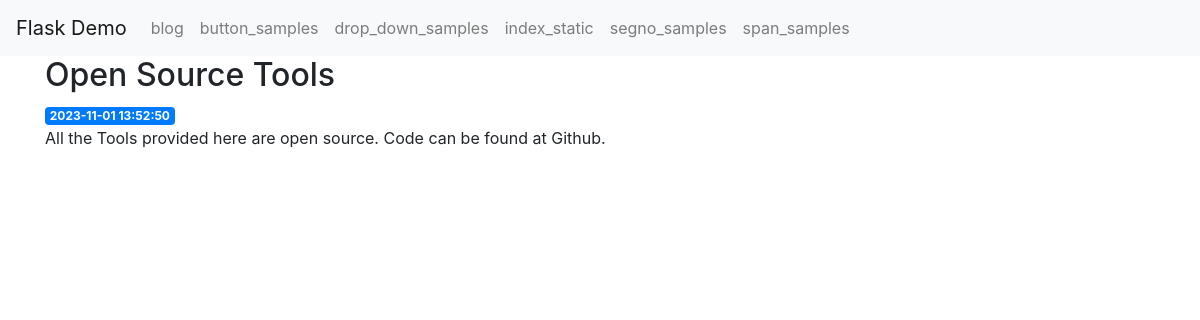
/1, run on an earlier commit of the app's database.
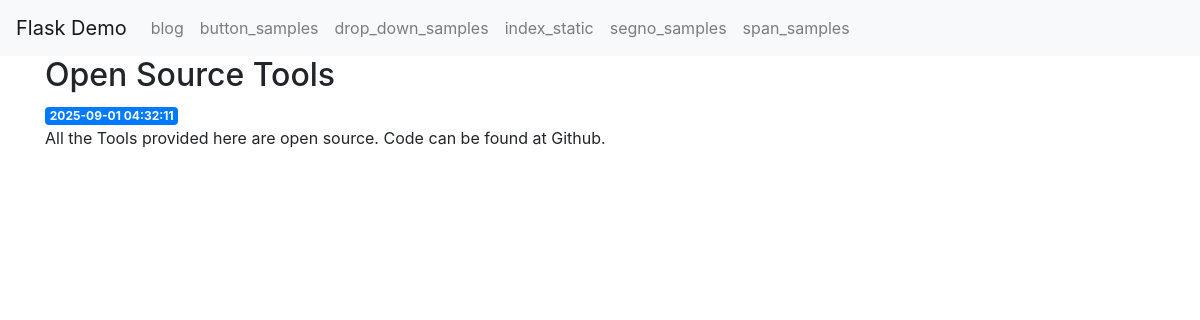
And on a later commit of the database.
### tables this page shows
CREATE TABLE posts
(
    id        INTEGER PRIMARY KEY AUTOINCREMENT,
    created   TIMESTAMP NOT NULL DEFAULT CURRENT_TIMESTAMP,
    title     TEXT      NOT NULL,
    content   TEXT      NOT NULL,
    publisher TEXT      NULL
);

### amenity_pj/extra/flask_demo/app.py (the view)
@app.route('/<int:post_id>')
def blog_post(post_id):
    post = get_post(post_id)
    return render_template('blog_post.html', post=post)

### amenity_pj/extra/flask_demo/app.py (called while the page is built)
def get_db_connection():
    path = os.sep.join([os.path.dirname(os.path.realpath(__file__)), 'db', 'database.db'])
    conn = sqlite3.connect(path)
    conn.row_factory = sqlite3.Row
    return conn

def get_post(post_id):
    conn = get_db_connection()
    post = conn.execute('SELECT * FROM posts WHERE id = ?',
                        (post_id,)).fetchone()
    conn.close()
    if post is None:
        abort(404)
    return post

### amenity_pj/extra/flask_demo/templates/blog_post.html
{% extends 'base.html' %}
{% block content %}
    <h2>{% block title %} {{ post['title'] }} {% endblock %}</h2>
    <span class="badge badge-primary">{{ post['created'] }}</span>
    <p>{{ post['content'] }}</p>
{% endblock %}

What changed in the data, as far as the page shows it:
changed posts "Open Source Tools": created "2023-11-01 13:52:50" → "2025-09-01 04:32:11"
